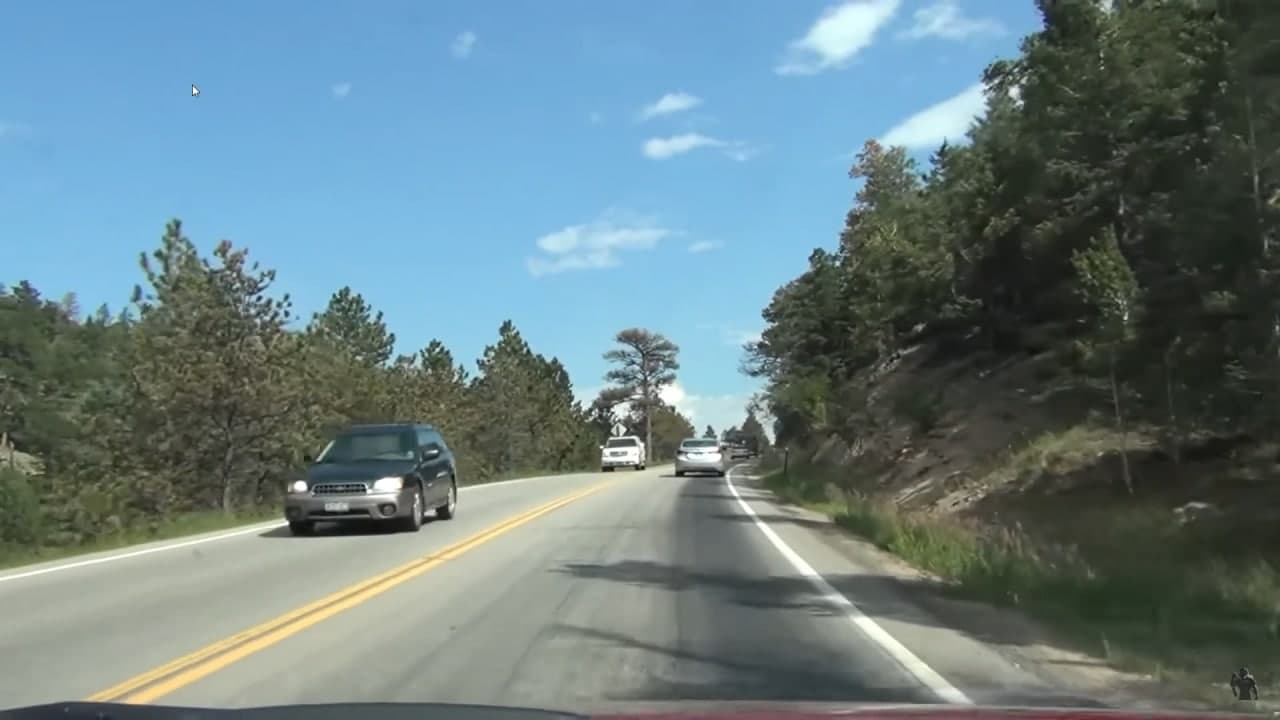
#> input picture data/road_image.jpg, 1280 x 720 px
$ python lab3.py
#> lines starting #> are read from the running program, lines starting #| are printed output that depends on the picture; after the words box and inside, x2 and y2 are one past the last pixel; in counts of white or black regions, pixels touching at a corner belong together; pictures that were not available may be replaced by others from this repository, and a replacement may not be noted
#> further down, frame is the input picture: shape (720, 1280, 3); mean B, G, R 130.9, 126.5, 104.8
import cv2 as cv
import numpy as np


def image_to_gray(image):
    return cv.cvtColor(image, cv.COLOR_BGR2GRAY)


def blur_image(image):
    kernel_size = (5, 5)
    return cv.GaussianBlur(image, kernel_size, 0)


def find_edges(image):
    low_treshold = 50
    high_treshold = 150
    return cv.Canny(image, low_treshold, high_treshold)
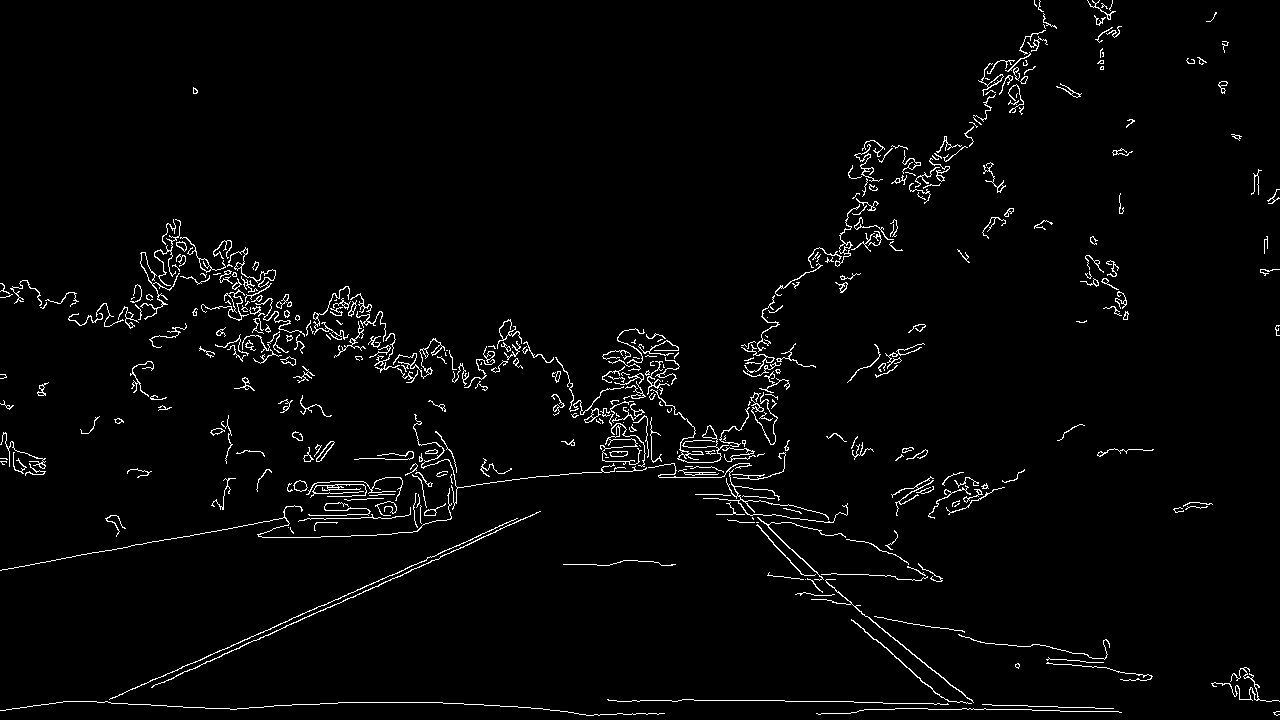
#> returned value: shape (720, 1280); 2.6% white in thin lines or dots


def find_masks(edges, image, single_frame):
#> called with single_frame = True
    mask = np.zeros_like(edges)
    ignore_mask_color = 255

    image_shape = image.shape
#> image_shape = (720, 1280, 3)
    if single_frame:
        vertices = np.array([[(0, image_shape[0]), (650, 460), (720, 470), (image_shape[1], image_shape[0])]],
                            dtype=np.int32)
    else:
        vertices = np.array([[(0, image_shape[0]), (960, 690), (1080, 690), (image_shape[1], image_shape[0])]],
                            dtype=np.int32)
    cv.fillPoly(mask, vertices, ignore_mask_color)
#> mask: shape (720, 1280); 18.7% white; 1 white region, box (x1, y1, x2, y2) and area: (2, 460, 1279, 720) 172445
    return cv.bitwise_and(edges, mask)
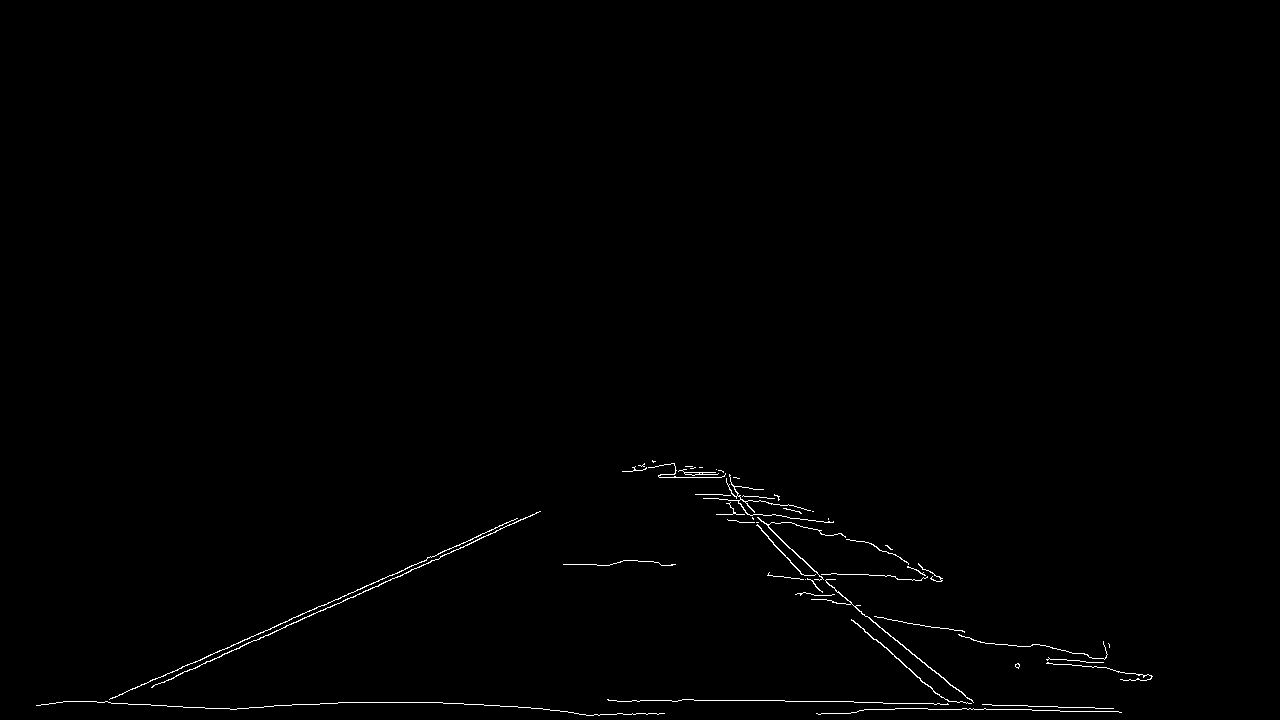
#> returned value: shape (720, 1280); 0.55% white in thin lines or dots, all inside (x1, y1, x2, y2) = (36, 460, 1153, 716)


def detect_lines(masks):
    rho = 2
    theta = np.pi / 180
    threshold = 15
    min_line_length = 40
    max_line_gap = 30

    return cv.HoughLinesP(masks, rho, theta, threshold, np.array([]), min_line_length, max_line_gap)


def process_image(image, single_frame=False):
    grey_image = image_to_gray(image)
    blur_gray = blur_image(grey_image)
    edges = find_edges(blur_gray)
    masked_edges = find_masks(edges, image, single_frame)
    lines = detect_lines(masked_edges)
#> lines = 87 rows, first 6: [104, 702, 517, 518], [715, 472, 847, 604], [928, 709, 1031, 709], [608, 700, 784, 700], [883, 703, 971, 703], [152, 686, 439, 558]

    for line in lines:
        for x1, y1, x2, y2 in line:
            cv.line(image, (x1, y1), (x2, y2), (0, 0, 255), 10)
#> this loop made 87 passes
#> line on passes 1 to 12: [[104, 702, 517, 518]], [[715, 472, 847, 604]], [[928, 709, 1031, 709]], [[608, 700, 784, 700]], [[883, 703, 971, 703]], [[152, 686, 439, 558]], [[274, 705, 372, 702]], [[853, 605, 969, 699]], [[802, 579, 945, 699]], [[816, 529, 896, 555]], [[859, 710, 927, 708]], [[425, 702, 542, 708]]
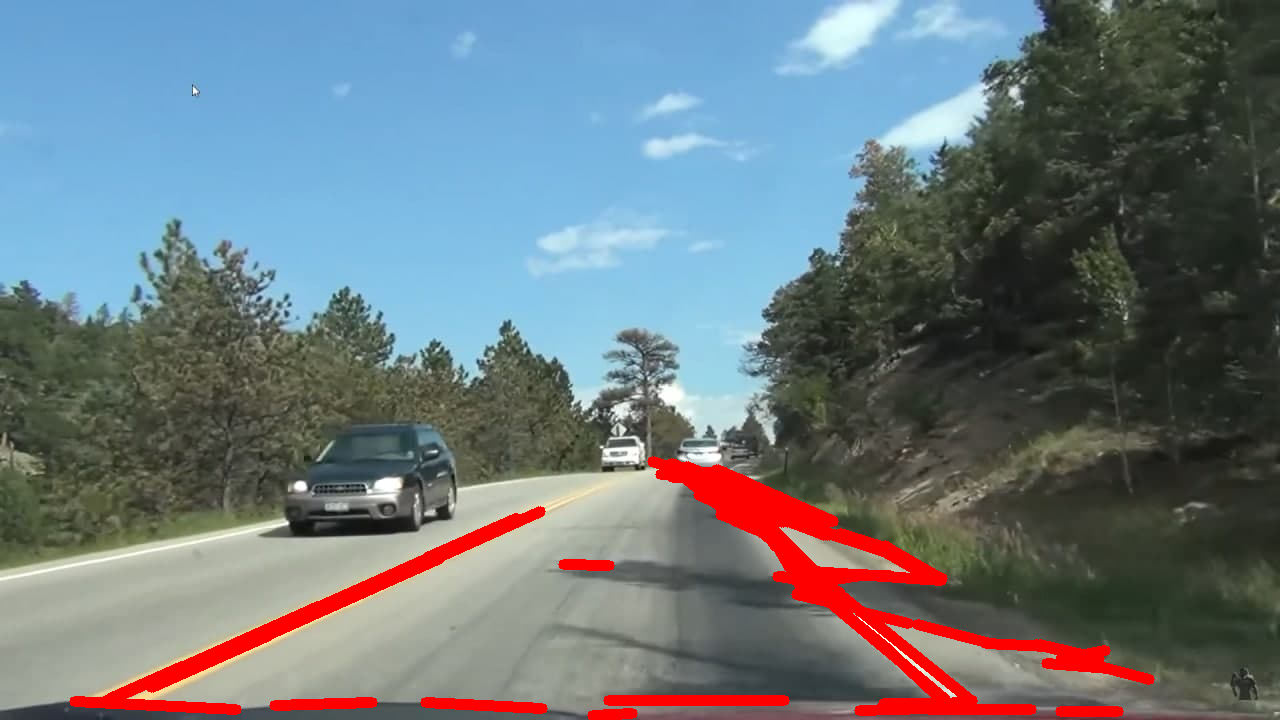
#> image: shape (720, 1280, 3); 4.17% of pixels changed, all inside (x1, y1, x2, y2) = (69, 456, 1155, 720)
    return image


frame = cv.imread('../data/road_image.jpg')
output = process_image(frame, True)
cv.imshow('Single frame', output)
cv.waitKey(0)
cv.destroyAllWindows()

video_capture = cv.VideoCapture('../data/road_video.mp4')
frame_counts = 0

while video_capture.isOpened():
    ret, frame = video_capture.read()
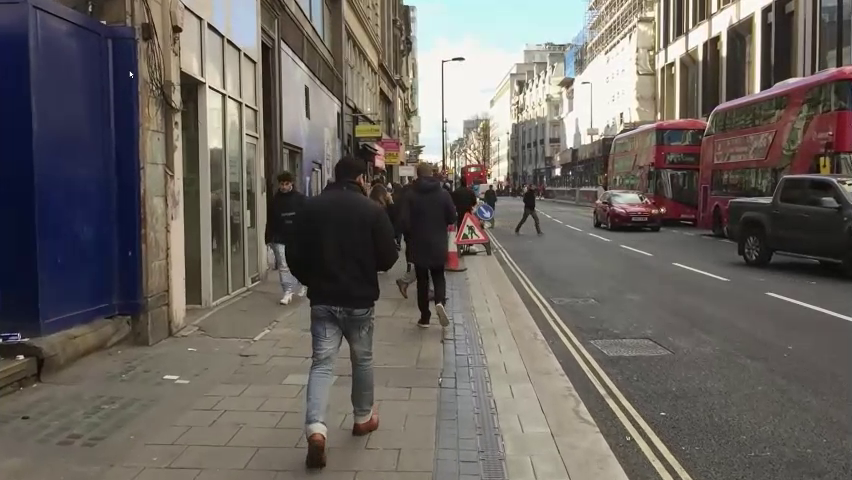
#> input picture frame 36 of data/video1.mp4, 852 x 480 px, given in place of road_video.mp4, which was not available
#> frame is the input picture: shape (480, 852, 3); mean B, G, R 96.1, 100.9, 106.3
    if ret:
        frame_counts += 1

        output = process_image(frame)
#> in find_edges (call 2), `return cv.Canny(image, low_treshold, high_treshold)`:
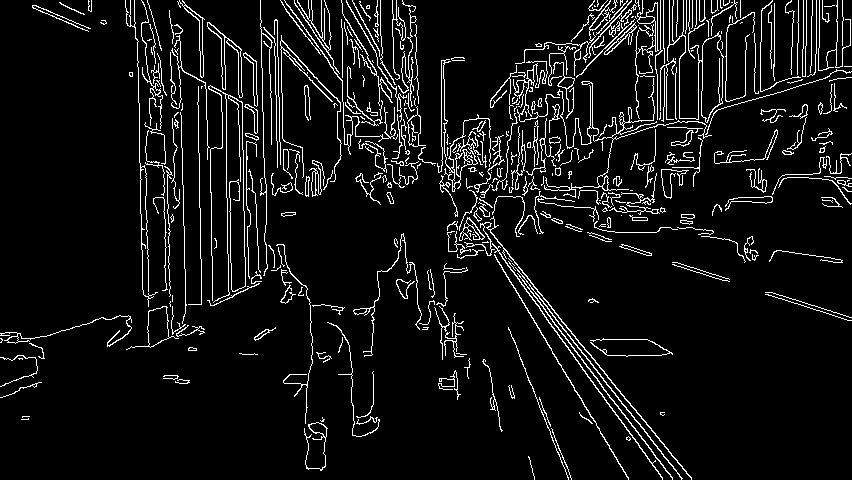
#> returned value: shape (480, 852); 7.2% white in thin lines or dots
#> in find_masks (call 2), `cv.fillPoly(mask, vertices, ignore_mask_color)`: mask: shape (480, 852); every value is 0
#> (the run stopped early here; a loop or call above may not have finished)
